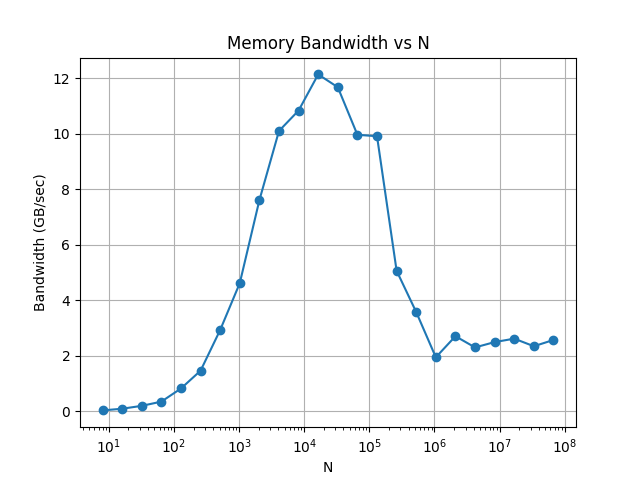

Write Python code to recreate this figure.
import numpy as np
from numba import njit
import time
import matplotlib.pyplot as plt

def make_data(n):
    x = np.linspace(0, 2*np.pi, n)
    a, b = np.random.random((2, n))
    y = np.zeros_like(x)
    return y, x, a, b

@njit
def axpb(y, x, a, b):
    for i in range(y.shape[0]):
        y[i] = a[i]*x[i] + b[i]

def main():
    # warmup jit
    y, x, a, b = make_data(1000)
    axpb(y, x, a, b)
    # benchmark
    lst = [pow(2, i) for i in range(3, 27)]
    bandwidth_list = []
    for n in lst:
        y, x, a, b = make_data(n)
        s = time.perf_counter()
        axpb(y, x, a, b)
        e = time.perf_counter()
        elapsed = e - s
        bandwidth = ((n * 8) / elapsed)
        bandwidth_list.append(bandwidth)
    bandwidth_list_gb = [i/1e9 for i in bandwidth_list]
    plt.plot(lst, bandwidth_list, 'o-')
    plt.xscale('log')
    plt.title('Memory Bandwidth vs N')
    plt.xlabel('N')
    plt.yscale('log')
    plt.ylabel('Bandwidth (bytes/sec)')
    plt.grid()
    plt.savefig('memory_bandwidth_bytes.png')
    plt.clf()
    plt.plot(lst, bandwidth_list_gb, 'o-')
    plt.xscale('log')
    plt.title('Memory Bandwidth vs N')
    plt.xlabel('N')
    plt.ylabel('Bandwidth (GB/sec)')
    plt.grid()
    plt.savefig('memory_bandwidth.png')

if __name__ == '__main__':
    main()